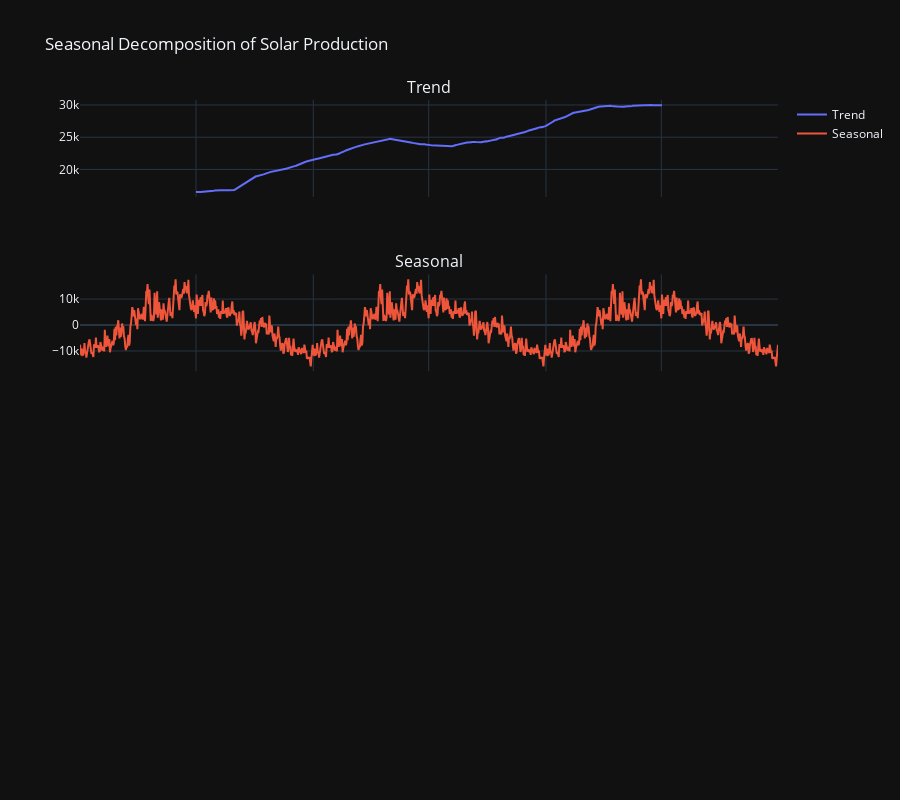

Notebook code cell kept with this figure:
### Markdown cell above
### *Solar Data*

### Code cell
result = seasonal_decompose(solar_daily['Solar_Production'], model='additive', period=365)

fig = sp.make_subplots(rows=4, cols=1, shared_xaxes=True,
                       subplot_titles=['Trend', 'Seasonal'])

fig.add_trace(go.Scatter(x=solar_daily.index, y=result.trend, mode='lines', name='Trend'), row=1, col=1)
fig.add_trace(go.Scatter(x=solar_daily.index, y=result.seasonal, mode='lines', name='Seasonal'), row=2, col=1)

fig.update_layout(template='plotly_dark', height=800, title='Seasonal Decomposition of Solar Production')
fig.show()

### Figure 1 — Plotly figure (JSON) as saved in the notebook; plotly's stock layout.template omitted (floating-point values rounded to 4 significant figures; data arrays with more than 128 entries replaced by an {"elided": "..."} marker saying what was removed)
{"data": [{"mode": "lines", "name": "Trend", "type": "scatter", "x": {"elided": "1096 str values"}, "xaxis": "x", "y": {"elided": "1096 float values"}, "yaxis": "y"}, {"mode": "lines", "name": "Seasonal", "type": "scatter", "x": {"elided": "1096 str values"}, "xaxis": "x2", "y": {"elided": "1096 float values"}, "yaxis": "y2"}], "layout": {"annotations": [{"font": {"size": 16}, "showarrow": false, "text": "Trend", "x": 0.5, "xanchor": "center", "xref": "paper", "y": 1, "yanchor": "bottom", "yref": "paper"}, {"font": {"size": 16}, "showarrow": false, "text": "Seasonal", "x": 0.5, "xanchor": "center", "xref": "paper", "y": 0.7188, "yanchor": "bottom", "yref": "paper"}], "height": 800, "title": {"text": "Seasonal Decomposition of Solar Production"}, "xaxis": {"anchor": "y", "domain": [0, 1], "matches": "x4", "showticklabels": false}, "xaxis2": {"anchor": "y2", "domain": [0, 1], "matches": "x4", "showticklabels": false}, "xaxis3": {"anchor": "y3", "domain": [0, 1], "matches": "x4", "showticklabels": false}, "xaxis4": {"anchor": "y4", "domain": [0, 1]}, "yaxis": {"anchor": "x", "domain": [0.8438, 1]}, "yaxis2": {"anchor": "x2", "domain": [0.5625, 0.7188]}, "yaxis3": {"anchor": "x3", "domain": [0.2812, 0.4375]}, "yaxis4": {"anchor": "x4", "domain": [0, 0.1562]}}}
